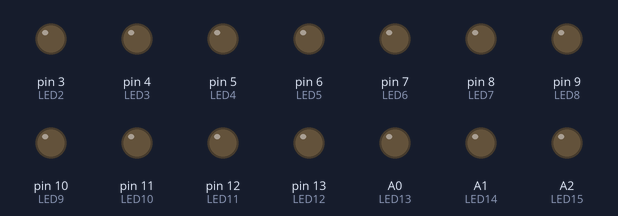
The sketch below on a simulated Arduino Uno, built with avr-gcc and run on an emulated ATmega328P. Shown: output pins drawn as LEDs (lit = HIGH).

Above: at 0.1 s.
At 1.6 s:
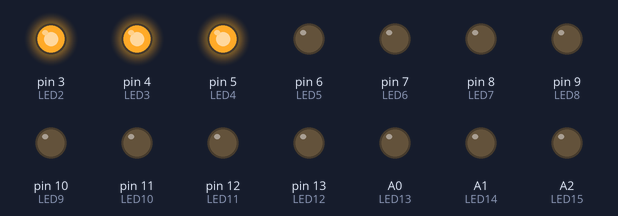
At 2.6 s:
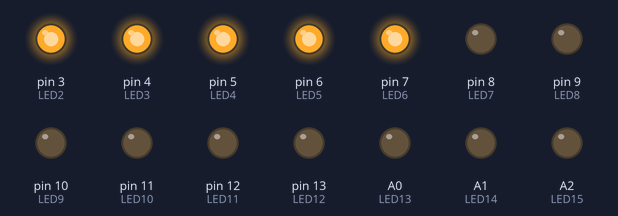
At 3.6 s:
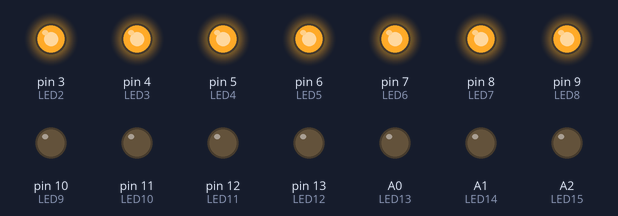
At 5.1 s:
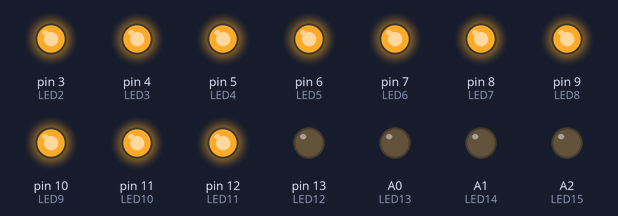
At 7.1 s:
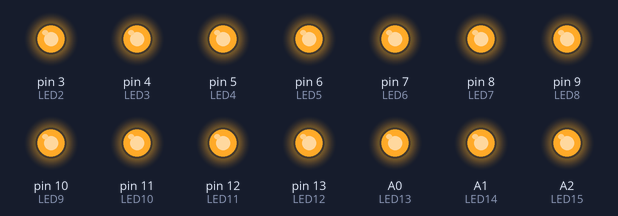
Timing chart, 0 to 8.6 s (numbered marks = the images above):
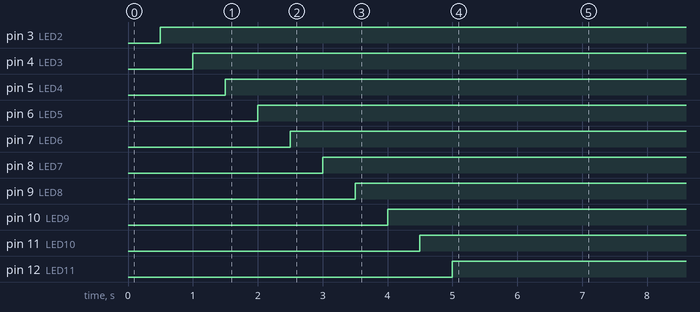

The sketch:

embebidosactufn.ino
```cpp
//definimos los pines con las macros
#define INTERVALO  500
#define LED1   2
#define LED2   3
#define LED3   4
#define LED4   5
#define LED5   6
#define LED6   7
#define LED7   8
#define LED8   9
#define LED9   10
#define LED10  11
#define LED11  12
#define LED12  13
#define LED13  A0
#define LED14  A1
#define LED15  A2

void setup() {
  pinMode(LED1, OUTPUT);
  pinMode(LED2, OUTPUT);
  pinMode(LED3, OUTPUT);
  pinMode(LED4, OUTPUT);
  pinMode(LED5, OUTPUT);
  pinMode(LED6, OUTPUT);
  pinMode(LED7, OUTPUT);
  pinMode(LED8, OUTPUT);
  pinMode(LED9, OUTPUT);
  pinMode(LED10, OUTPUT);
  pinMode(LED11, OUTPUT);
  pinMode(LED12, OUTPUT);
  pinMode(LED13, OUTPUT);
  pinMode(LED14, OUTPUT);
  pinMode(LED15, OUTPUT);
}

void loop() {
  digitalWrite(LED1, HIGH); delay(INTERVALO);
  digitalWrite(LED2, HIGH); delay(INTERVALO);
  digitalWrite(LED3, HIGH); delay(INTERVALO);
  digitalWrite(LED4, HIGH); delay(INTERVALO);
  digitalWrite(LED5, HIGH); delay(INTERVALO);
  digitalWrite(LED6, HIGH); delay(INTERVALO);
  digitalWrite(LED7, HIGH); delay(INTERVALO);
  digitalWrite(LED8, HIGH); delay(INTERVALO);
  digitalWrite(LED9, HIGH); delay(INTERVALO);
  digitalWrite(LED10, HIGH); delay(INTERVALO);
  digitalWrite(LED11, HIGH); delay(INTERVALO);
  digitalWrite(LED12, HIGH); delay(INTERVALO);
  digitalWrite(LED13, HIGH); delay(INTERVALO);
  digitalWrite(LED14, HIGH); delay(INTERVALO);
  digitalWrite(LED15, HIGH); delay(INTERVALO);
}
```

Measured:
- by itself, pin 3 (LED2): LOW → HIGH at 0.50 s
- by itself, pin 4 (LED3): LOW → HIGH at 1.0 s
- by itself, pin 5 (LED4): LOW → HIGH at 1.5 s
- by itself, pin 6 (LED5): LOW → HIGH at 2.0 s
- by itself, pin 7 (LED6): LOW → HIGH at 2.5 s
- by itself, pin 8 (LED7): LOW → HIGH at 3.0 s
- by itself, pin 9 (LED8): LOW → HIGH at 3.5 s
- by itself, pin 10 (LED9): LOW → HIGH at 4.0 s
